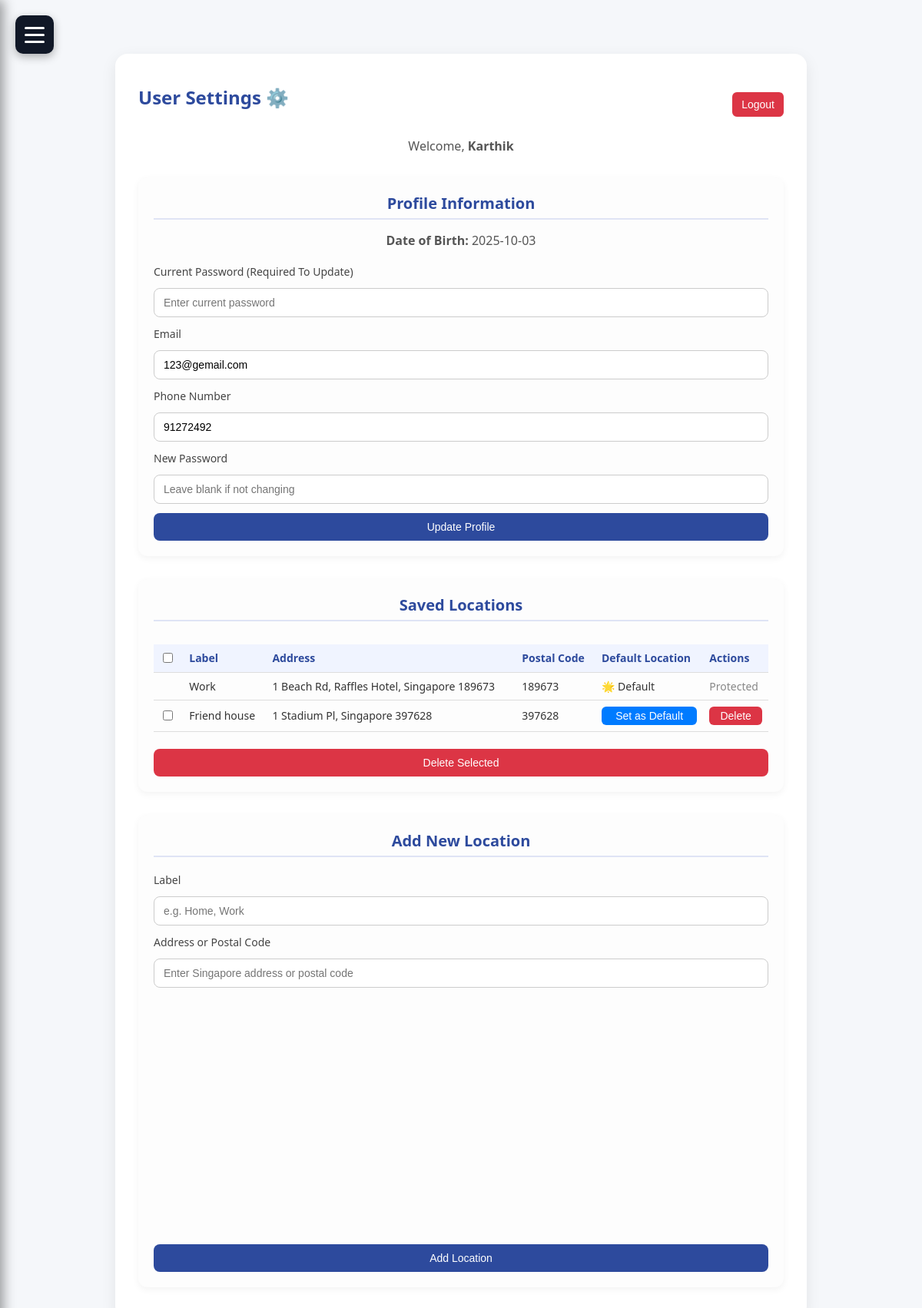
The app's page /settings (signed in) with its own data.
### tables this page shows
CREATE TABLE users (
        id INTEGER PRIMARY KEY AUTOINCREMENT,
        username TEXT UNIQUE,
        email TEXT,
        phone TEXT,
        password_hash TEXT,
        date_of_birth TEXT,
        created_at TIMESTAMP DEFAULT CURRENT_TIMESTAMP
    );

CREATE TABLE locations (
        id INTEGER PRIMARY KEY AUTOINCREMENT,
        user_id INTEGER,
        label TEXT,
        latitude REAL,
        longitude REAL,
        is_primary BOOLEAN DEFAULT 0, address TEXT, postal_code TEXT, is_favourite BOOLEAN DEFAULT 0,
        FOREIGN KEY(user_id) REFERENCES users(id)
    );

### auth.py (the view)
@auth_bp.route("/settings")
@login_required
def settings():
    user = current_user()
    conn = get_db_connection()
    cursor = conn.cursor()
    if IS_PRODUCTION:
        cursor.execute(
            """SELECT id, label, latitude, longitude, address, postal_code, is_favourite
               FROM locations WHERE user_id=%s
               ORDER BY is_primary DESC, id DESC""",
            (user["id"],)
        )
    else:
        cursor.execute(
            """SELECT id, label, latitude, longitude, address, postal_code, is_favourite
               FROM locations WHERE user_id=?
               ORDER BY is_primary DESC, id DESC""",
            (user["id"],)
        )
    locs = cursor.fetchall()
    cursor.close()
    conn.close()
    return render_template("settings.html", user=user, locations=locs)

### app.py (called while the page is built)
@app.before_request
def require_login():
    open_paths = ("/login", "/register", "/logout", "/static/", "/favicon.ico")
    if request.path.startswith(open_paths):
        return
    if not session.get("user_id"):
        return redirect(url_for("auth.login"))

### auth.py (called while the page is built)
def current_user():
    uid = session.get("user_id")
    if not uid:
        return None
    conn = get_db_connection()
    cursor = conn.cursor()
    if IS_PRODUCTION:
        cursor.execute("SELECT * FROM users WHERE id=%s", (uid,))
    else:
        cursor.execute("SELECT * FROM users WHERE id=?", (uid,))
    user = cursor.fetchone()
    cursor.close()
    conn.close()
    return user

def login_required(view):
    @wraps(view)
    def wrapper(*args, **kwargs):
        if not session.get("user_id"):
            return redirect(url_for("auth.login"))
        return view(*args, **kwargs)
    return wrapper

### database.py (called while the page is built)
def get_db_connection():
    if IS_PRODUCTION:
        conn = psycopg2.connect(
            host=os.getenv('DB_HOST'),
            port=int(os.getenv('DB_PORT', 5432)),
            database=os.getenv('DB_NAME', 'transport_analytics'),
            user=os.getenv('DB_USER', 'dbadmin'),
            password=os.getenv('DB_PASSWORD'),
            cursor_factory=RealDictCursor
        )
        print("✅ Connected to PostgreSQL (Production)")
    else:
        conn = sqlite3.connect("users.db")
        conn.row_factory = sqlite3.Row
        print("✅ Connected to SQLite (Development)")
    return conn

### templates/settings.html (shortened to what this page needs)
<!DOCTYPE html>
<html>
<head>
  <link rel="stylesheet" href="{{ url_for('static', filename='styles.css') }}">
</head>
<body>
  <div class="content">
    <div class="container">
      <div class="top-bar">
        <h2>User Settings ⚙️</h2>
        <form action="/logout" method="get" style="margin:0;">
          <button class="logout-btn" type="submit">Logout</button>
        </form>
      </div>
      <p>Welcome, <strong>{{ user['username'] }}</strong></p>
      <div class="section">
        <h3>Profile Information</h3>
        <p><strong>Date of Birth:</strong> {{ user['date_of_birth'] }}</p>
        <form method="post" action="/update_profile">
          <label>Current Password (Required To Update)</label>
          <input type="password" name="current_password" placeholder="Enter current password" required>
          <label>Email</label>
          <input type="email" name="email" value="{{ user['email'] }}">
          <label>Phone Number</label>
          <input type="text" name="phone" value="{{ user['phone'] }}">
          <label>New Password</label>
          <input type="password" name="new_password" placeholder="Leave blank if not changing">
          <button type="submit">Update Profile</button>
        </form>
      </div>
<div class="section">
  <h3>Saved Locations</h3>
  <form method="post" action="/delete_locations" id="deleteForm" onsubmit="return validateDeleteSelection();">
    <table>
      <tr>
        <th><input type="checkbox" id="selectAll" onclick="toggleSelectAll(this)"></th>
        <th>Label</th>
        <th>Address</th>
        <th>Postal Code</th>
        <th>Default Location</th>
        <th>Actions</th>
      </tr>
      {% for loc in locations %}
      <tr>
        <td>
          {% if not loc['is_favourite'] %}
          <input type="checkbox" name="delete_ids" value="{{ loc['id'] }}">
          {% endif %}
        </td>
        <td>{{ loc['label'] }}</td>
        <td>{{ loc['address'] if loc['address'] else 'N/A' }}</td>
        <td>{{ loc['postal_code'] if loc['postal_code'] else 'N/A' }}</td>
        <td>
          {% if loc['is_favourite'] %}
            🌟 Default
          {% else %}
            <button
              class="btn-small btn-default"
              type="button"
              onclick="setAsDefault({{ loc['id'] }})">
              Set as Default
            </button>
          {% endif %}
        </td>
        <td>
          {% if not loc['is_favourite'] %}
            <button
              class="btn-small btn-delete"
              type="button"
              onclick="deleteSingleLocation({{ loc['id'] }})">
              Delete
            </button>
          {% else %}
          <span style="color:#888;">Protected</span>
          {% endif %}
        </td>
      </tr>
      {% endfor %}
    </table>
    <button class="btn-delete" type="submit" style="margin-top:10px;">Delete Selected</button>
  </form>
</div>
      <div class="section">
        <h3>Add New Location</h3>
        <form method="post" action="/add_location">
          <label>Label</label>
          <input type="text" name="label" placeholder="e.g. Home, Work" required>
          <label>Address or Postal Code</label>
          <input type="text" id="address" placeholder="Enter Singapore address or postal code" required autocomplete="off">
          <div id="map"></div>
          <button type="submit">Add Location</button>
        </form>
      </div>
    </div>
  </div>
</body>
</html>

### static/styles.css (style rules this page uses)
* { box-sizing: border-box; }
body { font-family: "Segoe UI", Roboto, Arial, sans-serif; margin: 0; padding: 0; background: #f5f7fa; color: #333; }
.container { width: 100%; max-width: 900px; margin: 50px auto; background: #fff; padding: 40px 30px; border-radius: 16px; box-shadow: 0 6px 20px rgba(0, 0, 0, 0.08); }
.content { min-height: 100vh; padding: 20px; transition: margin-left 0.3s ease; }
h2, h3, h4 { text-align: center; margin-top: 0; color: #2d4a9d; }
p { text-align: center; color: #555; }
form { display: flex; flex-direction: column; gap: 12px; margin-top: 20px; }
label { font-weight: 500; font-size: 14px; color: #444; }
input[type="text"], input[type="email"], input[type="password"], input[type="date"], button { border: 1px solid #ccc; border-radius: 8px; padding: 10px 12px; font-size: 14px; width: 100%; outline: none; }
button { background-color: #2d4a9d; color: white; font-weight: 500; cursor: pointer; border: none; transition: background-color 0.2s ease; }
table { border-collapse: collapse; width: 100%; margin-top: 20px; font-size: 14px; }
th, td { padding: 10px; text-align: center; border-bottom: 1px solid #eee; }
th { background-color: #f0f4ff; font-weight: 600; color: #2d4a9d; }
#map { width: 100%; height: 350px; border-radius: 12px; margin-top: 10px; }
body, html, .container, form, table, tr, td, th { cursor: default; }
input, button, a { cursor: pointer; }

### templates/settings.html (style rules this page uses)
.section { margin-top: 30px; padding: 20px; border-radius: 12px; background: #fdfdfd; box-shadow: 0 3px 10px rgba(0, 0, 0, 0.05); }
.section h3 { margin-top: 0; font-size: 20px; color: #2d4a9d; border-bottom: 2px solid #dfe4f5; padding-bottom: 6px; margin-bottom: 15px; }
.top-bar { display: flex; justify-content: space-between; align-items: center; margin-bottom: 10px; }
.logout-btn { background: #dc3545; color: white; border: none; border-radius: 6px; padding: 8px 12px; cursor: pointer; font-size: 14px; }
table { width: 100%; border-collapse: collapse; margin-top: 10px; }
table th, table td { border-bottom: 1px solid #ddd; text-align: left; padding: 8px; }
.btn-small { padding: 4px 8px; border: none; border-radius: 6px; cursor: pointer; }
.btn-default { background: #007bff; color: white; }
.btn-delete { background: #dc3545; color: white; }
#map { height: 300px; width: 100%; margin-top: 10px; border-radius: 10px; }

### records on screen
users: username "Karthik", date_of_birth "2025-10-03", email "123@gemail.com", phone "91272492"
locations: label "Work", address "1 Beach Rd, Raffles Hotel, Singapore 189673", postal_code "189673", is_favourite "🌟 Default"
locations: label "Friend house", address "1 Stadium Pl, Singapore 397628", postal_code "397628"
